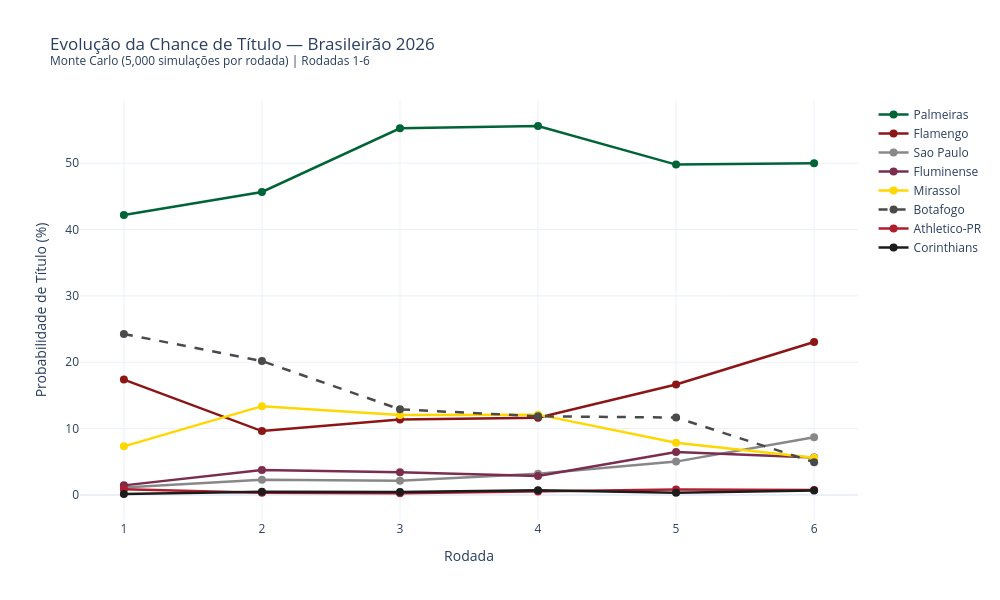

This figure's notebook cell:
### Code cell
# === GRÁFICO 1: EVOLUÇÃO DA CHANCE DE TÍTULO ===

# Top times com chance de título
top_titulo = sorted(times_2026, key=lambda t: evolucao[t]['titulo'][-1], reverse=True)[:8]
top_titulo = [t for t in top_titulo if evolucao[t]['titulo'][-1] > 0.5]

cores_times = {
    'Palmeiras': '#006437', 'Flamengo': '#8C1616', 'São Paulo': '#FF0000',
    'Corinthians': '#1C1C1C', 'Botafogo': '#4A4A4A', 'Fluminense': '#7B2D4E',
    'Atlético-MG': '#2E2E2E', 'Internacional': '#E30613', 'Grêmio': '#0A6AB6',
    'Cruzeiro': '#003DA5', 'Santos': '#6B6B6B', 'Vasco': '#333333',
    'Bahia': '#004A99', 'Athletico-PR': '#AF1E2D', 'Mirassol': '#FFD700',
    'Coritiba': '#006631', 'Bragantino': '#B22222', 'Vitória': '#FF4500',
    'Chapecoense': '#006633', 'Remo': '#003DA5',
}

# Padrões de linha para times com cores similares
dash_times = {
    'Corinthians': 'solid', 'Botafogo': 'dash', 'Santos': 'dot', 'Vasco': 'dashdot',
    'Atlético-MG': 'longdash',
}

fig_tit = go.Figure()
for time in top_titulo:
    fig_tit.add_trace(go.Scatter(
        x=rodadas_simuladas,
        y=evolucao[time]['titulo'],
        mode='lines+markers',
        name=time,
        line=dict(color=cores_times.get(time, '#888'), width=2.5,
                  dash=dash_times.get(time, 'solid')),
        marker=dict(size=8),
        hovertemplate=f'{time}<br>Rodada %{{x}}<br>Chance título: %{{y:.1f}}%<extra></extra>'
    ))

fig_tit.update_layout(
    title=f'Evolução da Chance de Título — Brasileirão 2026<br>'
          f'<sup>Monte Carlo ({N_SIMULACOES:,} simulações por rodada) | Rodadas 1-{rodada_max}</sup>',
    xaxis_title='Rodada',
    yaxis_title='Probabilidade de Título (%)',
    template='plotly_white',
    width=1000, height=600,
    xaxis=dict(dtick=1),
    hovermode='x unified',
    legend=dict(x=1.02, y=1)
)

fig_tit.show()
path = '../charts/evolucao_titulo.html'
fig_tit.write_html(path, include_plotlyjs='cdn')

# Adiciona descrição estatística
_desc = "Série temporal da probabilidade de título via simulação Monte Carlo, evidenciando a convergência ou divergência das chances ao longo das rodadas."
with open(path) as f:
    html = f.read()
html = html.replace('<div>', f'<p style="text-align:center;color:#666;font-size:13px;font-family:sans-serif;margin:8px 0 0 0;">{_desc}</p>\n<div>', 1)
with open(path, 'w') as f:
    f.write(html)

print('Gráfico exportado: charts/evolucao_titulo.html')

### Figure 1 — Plotly figure (JSON) as saved in the notebook; plotly's stock layout.template omitted (floating-point values rounded to 4 significant figures)
{"data": [{"hovertemplate": "Palmeiras<br>Rodada %{x}<br>Chance título: %{y:.1f}%<extra></extra>", "line": {"color": "#006437", "dash": "solid", "width": 2.5}, "marker": {"size": 8}, "mode": "lines+markers", "name": "Palmeiras", "type": "scatter", "x": [1, 2, 3, 4, 5, 6], "y": [42.2, 45.66, 55.26, 55.6, 49.78, 50.0]}, {"hovertemplate": "Flamengo<br>Rodada %{x}<br>Chance título: %{y:.1f}%<extra></extra>", "line": {"color": "#8C1616", "dash": "solid", "width": 2.5}, "marker": {"size": 8}, "mode": "lines+markers", "name": "Flamengo", "type": "scatter", "x": [1, 2, 3, 4, 5, 6], "y": [17.38, 9.62, 11.36, 11.64, 16.64, 23.04]}, {"hovertemplate": "Sao Paulo<br>Rodada %{x}<br>Chance título: %{y:.1f}%<extra></extra>", "line": {"color": "#888", "dash": "solid", "width": 2.5}, "marker": {"size": 8}, "mode": "lines+markers", "name": "Sao Paulo", "type": "scatter", "x": [1, 2, 3, 4, 5, 6], "y": [1.12, 2.3, 2.14, 3.2, 5.02, 8.7]}, {"hovertemplate": "Fluminense<br>Rodada %{x}<br>Chance título: %{y:.1f}%<extra></extra>", "line": {"color": "#7B2D4E", "dash": "solid", "width": 2.5}, "marker": {"size": 8}, "mode": "lines+markers", "name": "Fluminense", "type": "scatter", "x": [1, 2, 3, 4, 5, 6], "y": [1.44, 3.76, 3.4, 2.86, 6.46, 5.64]}, {"hovertemplate": "Mirassol<br>Rodada %{x}<br>Chance título: %{y:.1f}%<extra></extra>", "line": {"color": "#FFD700", "dash": "solid", "width": 2.5}, "marker": {"size": 8}, "mode": "lines+markers", "name": "Mirassol", "type": "scatter", "x": [1, 2, 3, 4, 5, 6], "y": [7.32, 13.38, 12.06, 12.1, 7.88, 5.62]}, {"hovertemplate": "Botafogo<br>Rodada %{x}<br>Chance título: %{y:.1f}%<extra></extra>", "line": {"color": "#4A4A4A", "dash": "dash", "width": 2.5}, "marker": {"size": 8}, "mode": "lines+markers", "name": "Botafogo", "type": "scatter", "x": [1, 2, 3, 4, 5, 6], "y": [24.26, 20.18, 12.9, 11.86, 11.66, 4.94]}, {"hovertemplate": "Athletico-PR<br>Rodada %{x}<br>Chance título: %{y:.1f}%<extra></extra>", "line": {"color": "#AF1E2D", "dash": "solid", "width": 2.5}, "marker": {"size": 8}, "mode": "lines+markers", "name": "Athletico-PR", "type": "scatter", "x": [1, 2, 3, 4, 5, 6], "y": [0.84, 0.34, 0.26, 0.52, 0.82, 0.74]}, {"hovertemplate": "Corinthians<br>Rodada %{x}<br>Chance título: %{y:.1f}%<extra></extra>", "line": {"color": "#1C1C1C", "dash": "solid", "width": 2.5}, "marker": {"size": 8}, "mode": "lines+markers", "name": "Corinthians", "type": "scatter", "x": [1, 2, 3, 4, 5, 6], "y": [0.14, 0.48, 0.46, 0.7, 0.32, 0.68]}], "layout": {"height": 600, "hovermode": "x unified", "legend": {"x": 1.02, "y": 1}, "title": {"text": "Evolução da Chance de Título — Brasileirão 2026<br><sup>Monte Carlo (5,000 simulações por rodada) | Rodadas 1-6</sup>"}, "width": 1000, "xaxis": {"dtick": 1, "title": {"text": "Rodada"}}, "yaxis": {"title": {"text": "Probabilidade de Título (%)"}}}}
